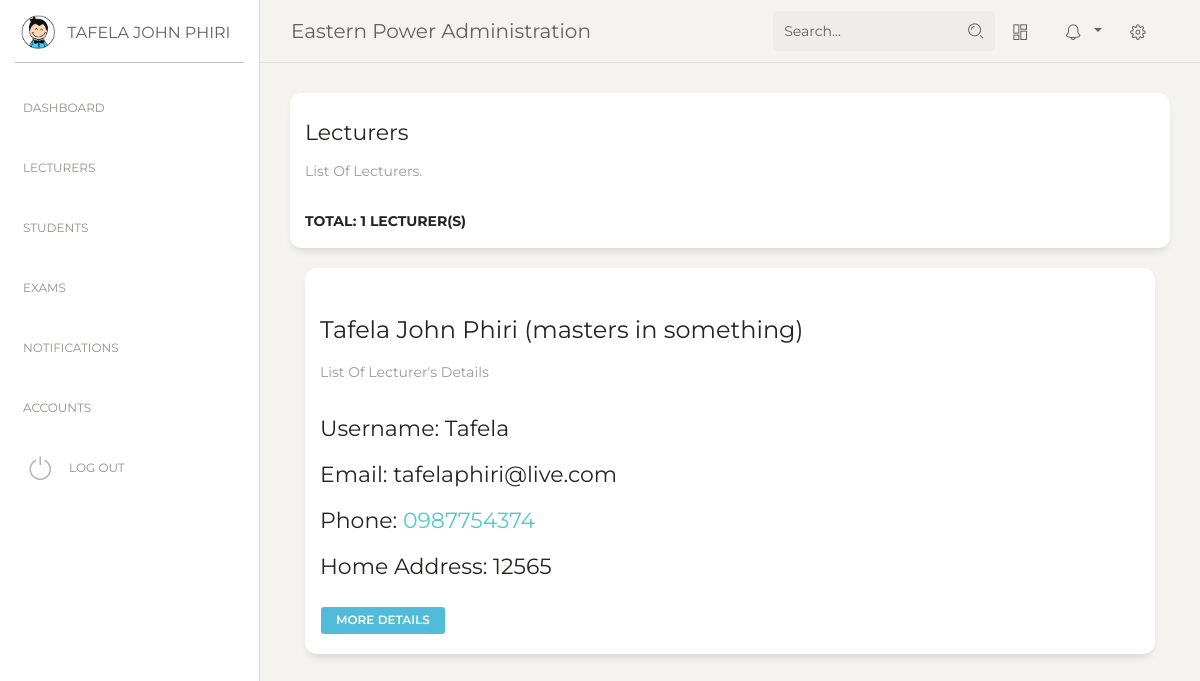
The page /administrator/lecturers/ (signed in) on the database its author committed.
### headway/models.py (models this page shows, shortened)
class User(AbstractUser):
    username_validator = UnicodeUsernameValidator()
    username = models.CharField(
        _('username'),
        max_length=150,
        unique=True,
        help_text=_('Enter a Student ID for student Accounts or Email for lecturer Accounts.'),
        validators=[username_validator],
        error_messages={
            'unique': _("A user with that username already exists."),
        },
    )
    email = models.EmailField(_('email address'), blank=True, unique=True)
    middle_name = models.CharField(max_length=50, blank=True, null=True)
    is_student = models.BooleanField(default=True)
    is_lecturer = models.BooleanField(default=False)
    is_admin = models.BooleanField(default=False)
    institution = models.ForeignKey(Institution, on_delete=models.CASCADE, null=True)
    USERNAME_FIELD = 'username'
    REQUIRED_FIELDS = ['email']
    def get_full_name(self):
        if self.middle_name:
            full_name = '%s %s %s' % (self.first_name, self.middle_name, self.last_name)
        else:
            full_name = '%s %s' % (self.first_name, self.last_name)
        return full_name
    def __str__(self):
        return self.get_full_name()

class Institution(models.Model):
    name = models.CharField(max_length=100, help_text='Enter Institution Name')
    active_subscription = models.BooleanField(default=True)
    subscription_type = models.CharField(max_length=1)  # add choices
    subscription_start = models.DateField(auto_created=True, auto_now_add=True)
    subscription_end = models.DateField()
    short_name = models.CharField(max_length=10, default='INSTITUTE', help_text='Enter A Short Abbreviation Of'
                                                                                'Your Institutes Name '
                                                                                '(10 Characters Max.)')

class PersonalDetails(models.Model):
    province = models.CharField(max_length=100, blank=True, null=True)
    district = models.CharField(max_length=100, blank=True, null=True)
    town = models.CharField(max_length=100, blank=True, null=True)
    home_address = models.CharField(max_length=100, blank=True, null=True)
    phone = models.CharField(max_length=15, blank=True, null=True)
    birthday = models.DateField(verbose_name='Date of Birth', blank=True, null=True)
    marital_status = models.CharField(max_length=1, choices=MARRIED, blank=True, null=True)
    nrc_number = models.CharField(max_length=15, blank=True, null=True)
    class Meta:
        abstract = True

class Lecturer(PersonalDetails):
    user = models.OneToOneField(User, on_delete=models.CASCADE, primary_key=True)
    qualification = models.CharField(max_length=200, help_text='Enter Highest Qualification Attained.')
    date_of_join = models.DateTimeField(auto_created=True)

### administrator/views.py (the view)
# urls.py: path('lecturers/', views.Lecturers.as_view(), name='lecturers'),
@method_decorator(user_is_admin, name='get')
class Lecturers(TemplateView):
        template_name = 'administrator/lecturers.html'
        def get(self, request, *args, **kwargs):
            lecturers = Lecturer.objects.filter(user__institution=self.request.user.institution)
            context = {
                'lecturers': lecturers,
                       }
            return render(request, self.template_name, context)

### templates/administrator/lecturers.html (shortened to what this page needs)
{% extends 'administrator/base.html' %}
{% block content %}
    <div class="row">
          <div class="col-lg-12">
            <div class="card ">
              <div class="card-header ">
                <h5 class="card-title">Lecturers</h5>
                <p class="card-category">List Of Lecturers.</p>
              </div>
                <div class="card-body">
                <div class="typography-line">
                    <h6>
                        TOTAL: {{ lecturers|length }} Lecturer(s)
                    </h6>
                </div>
                </div>
            </div>
                    {% if lecturers %}
                        {% for lecturer in lecturers %}
                            <div class="col-md-12">
                                    <div class="card ">
                                      <div class="card-header ">
                                        <h5 class="card-title">
                                            <h4>{{ lecturer.user.get_full_name }} ({{ lecturer.qualification }})</h4>
                                        </h5>
                                        <p class="card-category">List Of Lecturer's Details</p>
                                      </div>
                                        <div class="card-body">
                                            <h5>Username: {{ lecturer.user.username }}</h5>
                                            <h5>Email: {{ lecturer.user.email }}</h5>
                                            <h5>Phone:
                                                <a class="" href="tel: {{ lecturer.phone }}">
                                                    {{ lecturer.phone }}
                                                </a>
                                            </h5>
                                            <h5>Home Address: {{ lecturer.home_address }}</h5>
                                            <a href="{% url 'administrator:lecturer_details' pk=lecturer.pk%}"
                                            class="btn btn-info btn-sm">
                                                More Details</a>
                                        </div>
                                    </div>
                                </div>
                        {% endfor %}
                    {% endif %}
                </div>
          </div>
        </div>
{% endblock content %}

### templates/administrator/base.html (shortened to what this page needs)
{% load static %}
<!DOCTYPE html>
<html lang="en">
<head>
  <link href="https://maxcdn.bootstrapcdn.com/font-awesome/latest/css/font-awesome.min.css" rel="stylesheet">
  <link href="{% static 'assets/css/bootstrap.min.css' %}" rel="stylesheet" />
  <link href="{% static 'assets/css/paper-dashboard.css' %}" rel="stylesheet" />
</head>
<body class="">
  <div class="wrapper ">
    <div class="sidebar" data-color="white" data-active-color="danger">
      <div class="logo">
        <a href="#" class="simple-text logo-mini">
          <div class="logo-image-small">
            <img src="{% static 'assets/img/logo-small.png' %}">
          </div>
        </a>
        <a href="#" class="simple-text logo-normal">
          {{ request.user}}
        </a>
      </div>
    <!-- loading urls for purpose of showing active tubs
    {% url 'administrator:dash' as dash_dir %} {% url 'administrator:lecturers' as lecturers_dir %}
        {% url 'administrator:students' as students_dir %} {% url 'administrator:exams' as exams_dir %}
    {% url 'administrator:notifications' as notifications_dir %} {% url 'administrator:accounts' as accounts_dir %}-->
      <div class="sidebar-wrapper">
        <ul class="nav">
          <li{% if request.path == dash_dir %} class="active" {% endif%} >
                  <a href="{% url 'administrator:dash' %}">
              <p>Dashboard</p>
            </a>
          </li>
          <li {% if request.path == lecturers_dir %} class="active"{% endif %}>
            <a href="{% url 'administrator:lecturers' %}">
              <p>Lecturers</p>
            </a>
          </li>
          <li {% if request.path == students_dir %} class="active"{% endif %}>
            <a href="{% url 'administrator:students' %}">
              <p>Students</p>
            </a>
          </li>
          <li {% if request.path == exams_dir %} class="active"{% endif %}>
            <a href="{% url 'administrator:exams' %}">
              <p>Exams</p>
            </a>
          </li>
          <li {% if request.path == notifications_dir %}class="active"{% endif %}>
            <a href="{% url 'administrator:notifications' %}">
              <p>Notifications</p>
            </a>
          </li>
        <li {% if request.path == accounts_dir %}class="active"{% endif %}>
            <a href="{% url 'administrator:accounts' %}">
              <p>Accounts</p>
            </a>
          </li>
          <li class="active-pro">
            <a href="{% url 'logout' %}">
              <i class="nc-icon nc-button-power"></i>
              <p>Log Out</p>
            </a>
          </li>
        </ul>
      </div>
    </div>
    <div class="main-panel">
      <nav class="navbar navbar-expand-lg navbar-absolute fixed-top navbar-transparent">
        <div class="container-fluid">
          <div class="navbar-wrapper">
            <a class="navbar-brand" href="{% url 'administrator:institution_details' pk=request.user.institution.pk%}">
                {{ request.user.institution.name }} Administration</a>
          </div>
          <div class="collapse navbar-collapse justify-content-end" id="navigation">
            <form method="get" action="{% url 'headway:search' %}">
              <div class="input-group no-border">
                <input type="text" value="{{ request.GET.q }}" class="form-control" placeholder="Search..." name="q">
                <div class="input-group-append">
                  <div class="input-group-text">
                    <i class="nc-icon nc-zoom-split"></i>
                  </div>
                </div>
              </div>
            </form>
            <ul class="navbar-nav">
              <li class="nav-item">
                <a class="nav-link btn-magnify" href="#">
                  <i class="nc-icon nc-layout-11"></i>
                </a>
              </li>
              <li class="nav-item btn-rotate dropdown">
                <a class="nav-link dropdown-toggle" href="http://example.com" id="navbarDropdownMenuLink" data-toggle="dropdown" aria-haspopup="true" aria-expanded="false">
                  <i class="nc-icon nc-bell-55"></i>
                </a>
              </li>
              <li class="nav-item">
                <a class="nav-link btn-rotate" href="#">
                  <i class="nc-icon nc-settings-gear-65"></i>
                </a>
              </li>
            </ul>
          </div>
        </div>
      </nav>
      <div class="content">
          {% block content %}
          {% endblock %}
      </div>
      <footer class="footer footer-black  footer-white ">
        <div class="container-fluid">
          <div class="row">
            <nav class="footer-nav">
              <ul>
                <li>
                  <a href="#" target="_blank">Sentinel</a>
                </li>
                <li>
                  <a href="#" target="_blank">Support</a>
                </li>
                <li>
                  <a href="#" target="_blank">Licenses</a>
                </li>
              </ul>
            </nav>
            <div class="credits ml-auto">
              <span class="copyright">
              </span>
            </div>
          </div>
        </div>
      </footer>
    </div>
</body>
</html>

### rows shown on the page
User: user "TAFELA JOHN PHIRI", user.institution.name "Eastern Power"
Lecturer: user.get_full_name "Tafela John Phiri", qualification "masters in something", user.username "Tafela", user.email "tafelaphiri@live.com", phone "0987754374", home_address "12565"

### other values the page prints
{{ lecturers|length }} "1"
